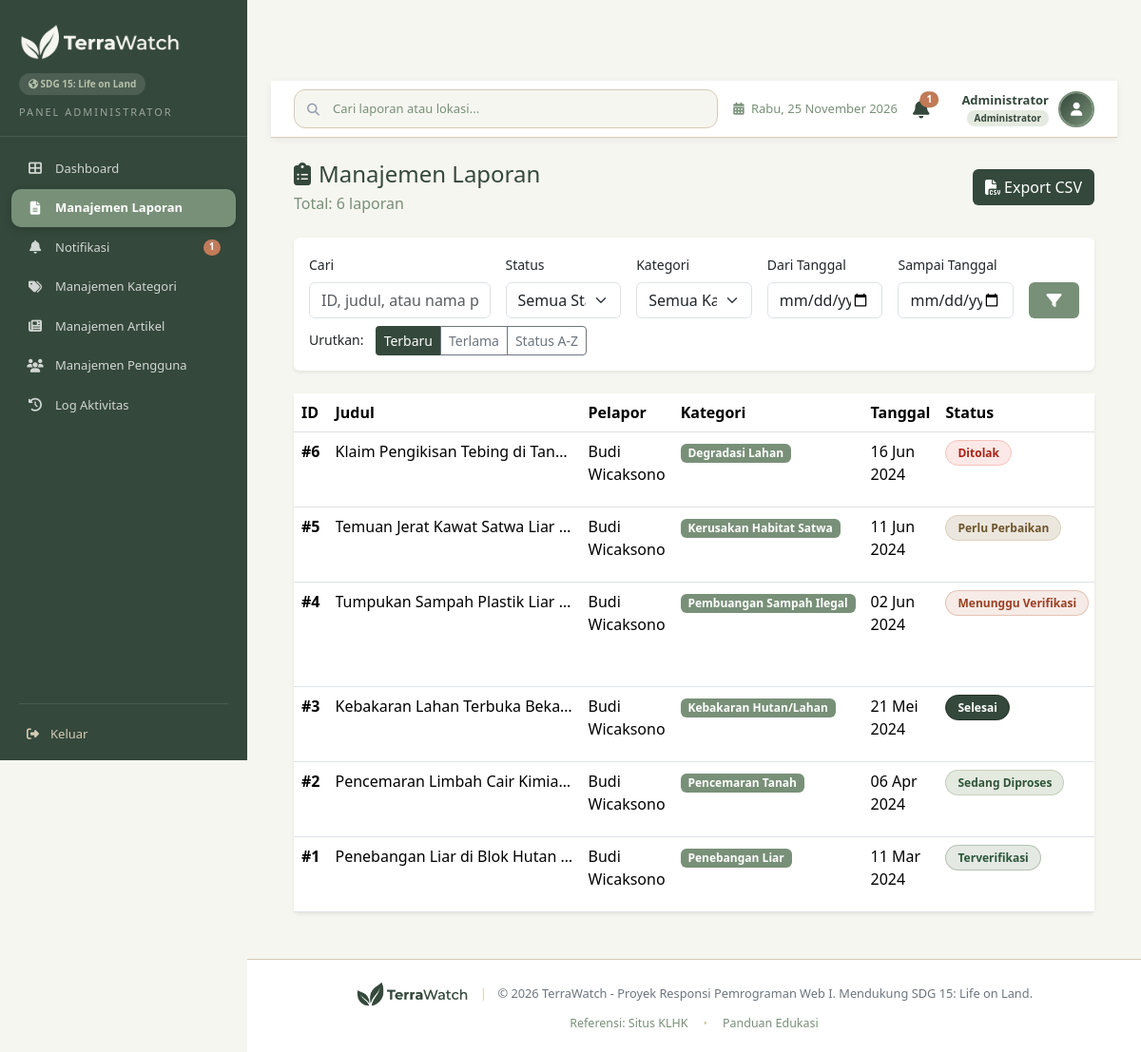
The app's page /admin/manajemen_laporan.php (signed in) with its own data.
### tables this page shows
CREATE TABLE `reports` (
  `report_id`        INT           NOT NULL AUTO_INCREMENT,
  `user_id`          INT           NOT NULL,
  `category_id`      INT           NOT NULL,
  `title`            VARCHAR(255)  NOT NULL,
  `incident_date`    DATE          NOT NULL,
  `location`         VARCHAR(500)  NOT NULL,
  `latitude`         DECIMAL(10,8) NULL DEFAULT NULL,
  `longitude`        DECIMAL(11,8) NULL DEFAULT NULL,
  `description`      TEXT          NOT NULL,
  `status`           ENUM('Pending','Revision','Verified','In Progress','Completed','Rejected') NOT NULL DEFAULT 'Pending',
  `rejection_reason` TEXT          NULL,
  `created_at`       TIMESTAMP     NOT NULL DEFAULT CURRENT_TIMESTAMP,
  `updated_at`       TIMESTAMP     NOT NULL DEFAULT CURRENT_TIMESTAMP ON UPDATE CURRENT_TIMESTAMP,
  PRIMARY KEY (`report_id`),
  INDEX `idx_reports_status` (`status`),
  INDEX `idx_reports_created_at` (`created_at`),
  INDEX `idx_reports_user_id` (`user_id`),
  INDEX `idx_reports_category_id` (`category_id`),
  CONSTRAINT `fk_reports_user`     FOREIGN KEY (`user_id`)     REFERENCES `users`(`user_id`),
  CONSTRAINT `fk_reports_category` FOREIGN KEY (`category_id`) REFERENCES `categories`(`category_id`)
);

CREATE TABLE `users` (
  `user_id`       INT                  NOT NULL AUTO_INCREMENT,
  `name`          VARCHAR(100)         NOT NULL,
  `email`         VARCHAR(150)         NOT NULL,
  `password`      VARCHAR(255)         NOT NULL,
  `role`          ENUM('user','admin') NOT NULL DEFAULT 'user',
  `is_active`     TINYINT(1)           NOT NULL DEFAULT 1,
  `profile_photo` VARCHAR(255)         NULL DEFAULT NULL,
  `phone`         VARCHAR(20)          NULL DEFAULT NULL,
  `address`       TEXT                 NULL,
  `created_at`    TIMESTAMP            NOT NULL DEFAULT CURRENT_TIMESTAMP,
  PRIMARY KEY (`user_id`),
  UNIQUE INDEX `idx_users_email` (`email`)
);

CREATE TABLE `categories` (
  `category_id`   INT          NOT NULL AUTO_INCREMENT,
  `category_name` VARCHAR(100) NOT NULL,
  `description`   TEXT         NULL,
  `icon`          VARCHAR(50)  NULL DEFAULT NULL,
  `created_at`    TIMESTAMP    NOT NULL DEFAULT CURRENT_TIMESTAMP,
  PRIMARY KEY (`category_id`)
);

### helpers/functions.php (called while the page is built, shortened)
<?php
function sanitize($data): string
{
    return trim((string)$data);
}
function e($s): string
{
    return htmlspecialchars((string)$s, ENT_QUOTES, 'UTF-8');
}
function formatDate(string $date, string $format = 'd M Y'): string
{
    $months = [
        'Jan' => 'Jan', 'Feb' => 'Feb', 'Mar' => 'Mar',
        'Apr' => 'Apr', 'May' => 'Mei', 'Jun' => 'Jun',
        'Jul' => 'Jul', 'Aug' => 'Agu', 'Sep' => 'Sep',
        'Oct' => 'Okt', 'Nov' => 'Nov', 'Dec' => 'Des',
    ];
    $formatted = date($format, strtotime($date));
    return str_replace(array_keys($months), array_values($months), $formatted);
}
function getStatusBadgeClass(string $status): string
{
    $map = [
        'Pending'     => 'badge-pending',
        'Revision'    => 'badge-revision',
        'Verified'    => 'badge-verified',
        'In Progress' => 'badge-progress',
        'Completed'   => 'badge-completed',
        'Rejected'    => 'badge-rejected',
        'Draft'       => 'badge-draft',
        'Published'   => 'badge-published',
    ];
    return $map[$status] ?? 'badge-pending';
}
function statusLabel(string $s): string
{
    $labels = [
        'Pending'     => 'Menunggu Verifikasi',
        'Revision'    => 'Perlu Perbaikan',
        'Verified'    => 'Terverifikasi',
        'In Progress' => 'Sedang Diproses',
        'Completed'   => 'Selesai',
        'Rejected'    => 'Ditolak',
        'Draft'       => 'Draf',
        'Published'   => 'Diterbitkan',
    ];
    return $labels[$s] ?? $s;
}

### admin/manajemen_laporan.php (the view, shortened to what this page needs)
<?php
require_once __DIR__ . '/../helpers/functions.php';
$search = sanitize($_GET['search'] ?? $_GET['q'] ?? '');
$dateFrom = isset($_GET['date_from']) ? sanitize($_GET['date_from']) : '';
$dateTo = isset($_GET['date_to']) ? sanitize($_GET['date_to']) : '';
$sortBy = isset($_GET['sort']) ? sanitize($_GET['sort']) : 'date_desc';
$page = isset($_GET['page']) ? max(1, (int)$_GET['page']) : 1;
$perPage = 15;
$offset = ($page - 1) * $perPage;
$where = [];
$params = [];
$whereClause = $where ? 'WHERE ' . implode(' AND ', $where) : '';
switch ($sortBy) {
    default: $orderBy = 'r.created_at DESC'; break;
}
$countSql = "SELECT COUNT(*) FROM reports r JOIN users u ON r.user_id = u.user_id $whereClause";
$stmtCount = $pdo->prepare($countSql);
$stmtCount->execute($params);
$totalRecords = $stmtCount->fetchColumn();
$sql = "SELECT r.*, u.name as reporter_name, c.category_name
        FROM reports r
        JOIN users u ON r.user_id = u.user_id
        JOIN categories c ON r.category_id = c.category_id
        $whereClause
        ORDER BY $orderBy
        LIMIT $perPage OFFSET $offset";
$stmt = $pdo->prepare($sql);
$stmt->execute($params);
$reports = $stmt->fetchAll(PDO::FETCH_ASSOC);
$queryParams = $_GET;
unset($queryParams['page']);
$queryString = http_build_query($queryParams);
include __DIR__ . '/../includes/header.php';
include __DIR__ . '/../includes/admin_sidebar.php';
?>
<div class="main-content">
    <?php include __DIR__ . '/../includes/topbar.php'; ?>
    <div class="content-wrapper p-4">
        <div class="d-flex justify-content-between align-items-center mb-4">
            <div>
                <h4 class="mb-1"><i class="fas fa-clipboard-list me-2"></i>Manajemen Laporan</h4>
                <p class="text-muted mb-0">Total: <?= $totalRecords ?> laporan</p>
            </div>
            <a href="ekspor_laporan.php?<?= $queryString ?>" class="btn text-white" style="background-color:#34483B;">
                <i class="fas fa-file-csv me-1"></i>Export CSV
            </a>
        </div>
        <div class="card border-0 shadow-sm mb-4">
            <div class="card-body">
                <form method="GET" class="row g-3">
                    <div class="col-md-3">
                        <label class="form-label small">Cari</label>
                        <input type="text" name="search" class="form-control" placeholder="ID, judul, atau nama pelapor..." value="<?= htmlspecialchars($search) ?>">
                    </div>
                    <div class="col-md-2">
                        <label class="form-label small">Status</label>
                        <select name="status" class="form-select">
                            <option value="">Semua Status</option>
                        </select>
                    </div>
                    <div class="col-md-2">
                        <label class="form-label small">Kategori</label>
                        <select name="category" class="form-select">
                            <option value="0">Semua Kategori</option>
                        </select>
                    </div>
                    <div class="col-md-2">
                        <label class="form-label small">Dari Tanggal</label>
                        <input type="date" name="date_from" class="form-control" value="<?= htmlspecialchars($dateFrom) ?>">
                    </div>
                    <div class="col-md-2">
                        <label class="form-label small">Sampai Tanggal</label>
                        <input type="date" name="date_to" class="form-control" value="<?= htmlspecialchars($dateTo) ?>">
                    </div>
                    <div class="col-md-1 d-flex align-items-end">
                        <button type="submit" class="btn text-white w-100" style="background-color:#789078;">
                            <i class="fas fa-filter"></i>
                        </button>
                    </div>
                </form>
                <div class="mt-2 d-flex justify-content-between">
                    <div>
                        <label class="form-label small mb-0 me-2">Urutkan:</label>
                        <div class="btn-group btn-group-sm">
                            <a href="?<?= http_build_query(array_merge($_GET, ['sort' => 'date_desc'])) ?>" class="btn <?= $sortBy === 'date_desc' ? 'text-white' : 'btn-outline-secondary' ?>" <?= $sortBy === 'date_desc' ? 'style="background-color:#34483B;"' : '' ?>>Terbaru</a>
                            <a href="?<?= http_build_query(array_merge($_GET, ['sort' => 'date_asc'])) ?>" class="btn <?= $sortBy === 'date_asc' ? 'text-white' : 'btn-outline-secondary' ?>" <?= $sortBy === 'date_asc' ? 'style="background-color:#34483B;"' : '' ?>>Terlama</a>
                            <a href="?<?= http_build_query(array_merge($_GET, ['sort' => 'status_asc'])) ?>" class="btn <?= $sortBy === 'status_asc' ? 'text-white' : 'btn-outline-secondary' ?>" <?= $sortBy === 'status_asc' ? 'style="background-color:#34483B;"' : '' ?>>Status A-Z</a>
                        </div>
                    </div>
                </div>
            </div>
        </div>
        <div class="card border-0 shadow-sm">
            <div class="card-body p-0">
                <div class="table-responsive">
                    <table class="table table-hover mb-0">
                        <thead style="background-color: #F6F6F0;">
                            <tr>
                                <th>ID</th>
                                <th>Judul</th>
                                <th>Pelapor</th>
                                <th>Kategori</th>
                                <th>Tanggal</th>
                                <th>Status</th>
                            </tr>
                        </thead>
                        <tbody>
                            <?php if (empty($reports)): ?>
                            <tr><td colspan="7" class="text-center text-muted py-4"><i class="fas fa-inbox fa-2x mb-2 d-block"></i>Tidak ada laporan ditemukan</td></tr>
                            <?php else: ?>
                            <?php foreach ($reports as $r): ?>
                            <tr>
                                <td><span class="fw-bold">#<?= $r['report_id'] ?></span></td>
                                <td>
                                    <div class="text-truncate" style="max-width: 250px;" title="<?= htmlspecialchars($r['title']) ?>">
                                        <?= htmlspecialchars($r['title']) ?>
                                    </div>
                                </td>
                                <td><?= htmlspecialchars($r['reporter_name']) ?></td>
                                <td><span class="badge" style="background-color:#789078;"><?= htmlspecialchars($r['category_name']) ?></span></td>
                                <td><?= formatDate($r['created_at']) ?></td>
                                <td><span class="badge <?= getStatusBadgeClass($r['status']) ?>"><?= e(statusLabel($r['status'])) ?></span></td>
                            </tr>
                            <?php endforeach; ?>
                            <?php endif; ?>
                        </tbody>
                    </table>
                </div>
            </div>
        </div>
    </div>
</div>
<?php include __DIR__ . '/../includes/footer.php'; ?>

### assets/css/style.css (style rules this page uses)
:root { --pine: #34483B; --sage: #789078; --soft-leaf: #B5C2AA; --cloud-cream: #F6F6F0; --stone-beige: #D6CBB5; --muted-terracotta: #C17B58; --primary-dark-green: #34483B; --secondary-green: #789078; --accent-green: #789078; --light-sage: #B5C2AA; --bg-light: #F6F6F0; --white: #FFFFFF; --status-pending: #C17B58; --status-verified: #789078; --status-in-progress: #789078; --status-completed: #34483B; --status-rejected: #C17B58; --status-revision: #C17B58; --maroon-btn: #C17B58; --sidebar-width: 260px; --cat-deforestasi: #34483B; --cat-degradasi: #789078; --cat-gambut: #C17B58; --amber-bg: #F6F6F0; --amber-border: #D6CBB5; --text-dark: #34483B; --text-muted: #789078; --border-color: #D6CBB5; }
* { margin: 0; padding: 0; box-sizing: border-box; }
body { font-family: 'Segoe UI', 'Inter', -apple-system, BlinkMacSystemFont, sans-serif; background-color: var(--bg-light); color: var(--text-dark); overflow-x: hidden; }
a { text-decoration: none; color: inherit; }
.main-content { margin-left: var(--sidebar-width); margin-top: 60px; padding: 25px; min-height: calc(100vh - 60px); background: var(--bg-light); }
.badge-pending, .badge-revision, .badge-verified, .badge-progress, .badge-completed, .badge-rejected, .badge-draft, .badge-published { display: inline-flex; align-items: center; gap: 4px; padding: 5px 12px; font-size: 0.75rem; font-weight: 600; border-radius: 50rem; line-height: 1.3; white-space: nowrap; }
.badge-pending { background-color: rgba(193, 123, 88, 0.15) !important; color: #9c3f25 !important; border: 1px solid rgba(193, 123, 88, 0.35); }
.badge-revision { background-color: rgba(214, 203, 181, 0.45) !important; color: #6d542b !important; border: 1px solid rgba(214, 203, 181, 0.8); }
.badge-verified { background-color: rgba(120, 144, 120, 0.2) !important; color: #2b573a !important; border: 1px solid rgba(120, 144, 120, 0.45); }
.badge-progress { background-color: rgba(181, 194, 170, 0.35) !important; color: #2e5538 !important; border: 1px solid rgba(181, 194, 170, 0.7); }
.badge-completed { background-color: #34483B !important; color: #ffffff !important; border: 1px solid #233128; }
.badge-rejected { background-color: #fce8e6 !important; color: #a82315 !important; border: 1px solid #f5c2bc; }
.text-muted { color: var(--text-muted) !important; }

### records on screen
reports: report_id "6", title "Klaim Pengikisan Tebing di Tan…", user.name "Budi Wicaksono", category.category_name "Degradasi Lahan", created_at "16 Jun 2024", status "Ditolak"
reports: report_id "5", title "Temuan Jerat Kawat Satwa Liar…", user.name "Budi Wicaksono", category.category_name "Kerusakan Habitat Satwa", created_at "11 Jun 2024", status "Perlu Perbaikan"
reports: report_id "4", title "Tumpukan Sampah Plastik Liar…", user.name "Budi Wicaksono", category.category_name "Pembuangan Sampah Ilegal", created_at "02 Jun 2024", status "Menunggu Verifikasi"
reports: report_id "3", title "Kebakaran Lahan Terbuka Beka…", user.name "Budi Wicaksono", category.category_name "Kebakaran Hutan/Lahan", created_at "21 Mei 2024", status "Selesai"
reports: report_id "2", title "Pencemaran Limbah Cair Kimia…", user.name "Budi Wicaksono", category.category_name "Pencemaran Tanah", created_at "06 Apr 2024", status "Sedang Diproses"
reports: report_id "1", title "Penebangan Liar di Blok Hutan…", user.name "Budi Wicaksono", category.category_name "Penebangan Liar", created_at "11 Mar 2024", status "Terverifikasi"

### other values on screen
$unreadNotifCountAdmin "1"
$unreadCountTopbar "1"
$userName "Administrator"
$roleBadge "Administrator"
$totalRecords "6"
